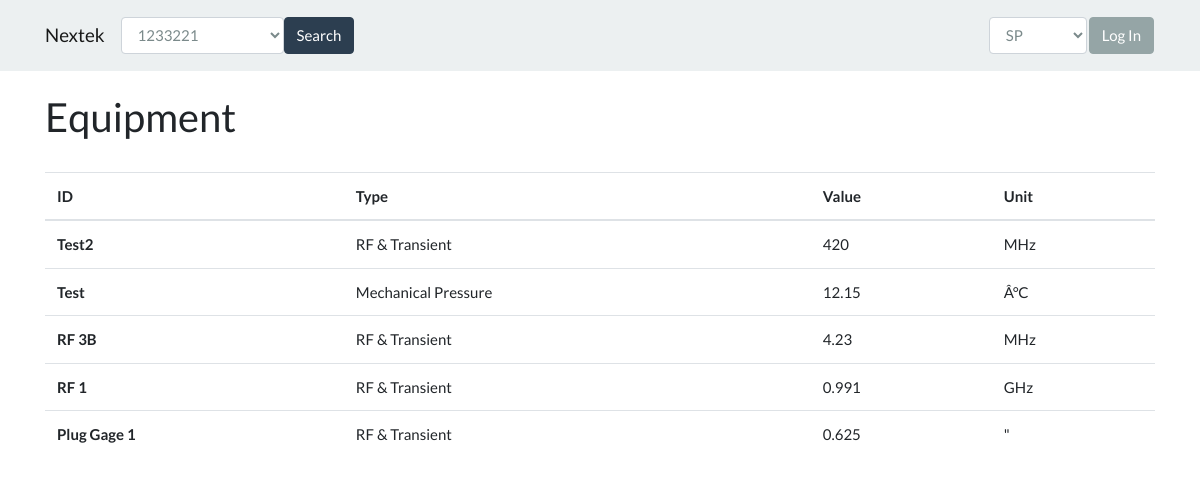
Page /equipment.php on the committed database.
### tables this page shows
CREATE TABLE `standardlist` (
  `std_id` int(11) NOT NULL,
  `std_name` varchar(255) NOT NULL,
  `std_type` int(11) NOT NULL,
  `std_value` double NOT NULL,
  `std_unit` int(11) NOT NULL
);

CREATE TABLE `standardtypelist` (
  `std_tid` int(11) NOT NULL,
  `std_type` varchar(255) NOT NULL,
  `std_desc` varchar(255) NOT NULL,
  `std_cal_cycle` int(11) NOT NULL,
  `std_loc` int(11) NOT NULL,
  `std_last_cal` date NOT NULL
);

CREATE TABLE `unitlist` (
  `unit_id` int(11) NOT NULL,
  `unit_name` text NOT NULL
);

### equipment.php (the view, shortened to what this page needs)
<!DOCTYPE html>
<html lang="en">
  <?php include("db_header.php"); ?>
  <head>
    <link rel="stylesheet" href="css/bootstrap.css" media="screen">
  </head>
  <body>
    <?php
      include("navbar.php");
    ?>
    <div class="container">
      <br>
      <h2>Equipment</h2>
      <br>
      <?php if($_SESSION["logged_in"] == true):
        $conn = new mysqli($servername, $username, $password, $dbname);
        $sql = "SELECT * FROM equipmentlist, typelist, locationlist WHERE equipmentlist.equip_location = locationlist.location_id AND equipmentlist.equip_type = typelist.type_id";
        $result = $conn->query($sql);
        mysqli_close($conn);
        if ($result->num_rows > 0) {
          echo "<table class='table table-hover'><thead><tr>
            <th scope=col>Serial Number</th>
            <th scope=col>Model Number</th>
            <th scope=col>Type</th>
            <th scope=col>Tolerance</th>
            <th scope=col>Location</th>
            <th scope=col>Pass/Fail</th>
            <th scope=col>Edit</th></tr></thead>";
          while ($row = $result->fetch_assoc()) {
            echo "<tr><th scope=row>" . $row["serial_number"] . "</th><td>" . $row["model_number"] . "</td><td>" . $row["type_name"] . "</td>
            <td>" . $row["type_tolerance"] * 100 . "%</td><td>" . $row["location_name"] . "</td><td>" . $row["equip_viscon"] . "</td>
            <td><a class='btn btn-outline-info btn-sm' href=\"edit_equipment.php?eid=" . $row['eid'] . "\">Edit</a></td></tr>";
          }
          echo "</table>";
        } else {
            echo "<h3>No standard data found.</h3><br><br>";
        } ?>
        <form method="post" action="add_equipment.php">
          <fieldset>
            <div class="row">
              <div class="col-lg-2">
                <div class="form-group">
                  <label class="col-form-label" for="serial_number">Serial Number</label>
                  <input type="text" class="form-control" name="serial_number" placeholder="Serial Number">
                </div>
              </div>
              <div class="col-lg-3">
                <div class="form-group">
                  <label class="col-form-label" for="model_number">Model Number</label>
                  <input type="text" class="form-control" name="model_number" placeholder="Model Number">
                </div>
              </div>
              <div class="col-lg-3">
                <div class="form-group">
                  <label class="col-form-label" for="equip_type">Type</label>
                  <select class="form-control" name="equip_type">
                    <?php
                      $conn = new mysqli($servername, $username, $password, $dbname);
                      $sql = "SELECT * from typelist";
                      $result = $conn->query($sql);
                      while ($row = $result->fetch_assoc()) {
                        echo "<option value=\"" . $row["type_id"] . "\">" . $row["type_name"] . "</option>";
                      }
                      mysqli_close($conn);
                    ?>
                  </select>
                </div>
              </div>
              <div class="col-lg-2">
                <div class="form-group">
                  <label class="col-form-label" for="equip_location">Location</label>
                  <select class="form-control" name="equip_location">
                    <?php
                      $conn = new mysqli($servername, $username, $password, $dbname);
                      $sql = "SELECT * from locationlist";
                      $result = $conn->query($sql);
                      while ($row = $result->fetch_assoc()) {
                        echo "<option value=\"" . $row["location_id"] . "\">" . $row["location_name"] . "</option>";
                      }
                      mysqli_close($conn);
                    ?>
                  </select>
                </div>
              </div>
              <div class="col-lg-2">
                <div class="form-group">
                  <label class="col-form-label" for="equip_viscon">Location</label>
                  <select class="form-control" name="equip_viscon">
                    <?php
                      $conn = new mysqli($servername, $username, $password, $dbname);
                      $sql = "SELECT * from conditionList";
                      $result = $conn->query($sql);
                      while ($row = $result->fetch_assoc()) {
                        echo "<option value=\"" . $row["cond_quality"] . "\">" . $row["cond_quality"] . "</option>";
                      }
                      mysqli_close($conn);
                    ?>
                  </select>
                </div>
              </div>
            </div>
            <button type="submit" class="btn btn-primary">Create Equipment</button>
          </fieldset>
        </form>
      <?php else:
        $conn = new mysqli($servername, $username, $password, $dbname);
        $sql = "SELECT * FROM standardlist, standardtypelist, unitlist WHERE standardlist.std_type = standardtypelist.std_tid AND standardlist.std_unit = unitlist.unit_id";
        $result = $conn->query($sql);
        if ($result->num_rows > 0) {
          echo "<table class='table table-hover'><thead><tr>
            <th scope=col>ID</th>
            <th scope=col>Type</th>
            <th scope=col>Value</th>
            <th scope=col>Unit</th></tr></thead>";
          while ($row = $result->fetch_assoc()) {
            echo "<tr><th scope=row>" . $row["std_name"] . "</th><td>" . $row["std_type"] . "</td><td>" . $row["std_value"] . "</td><td>"
            . $row["unit_name"] . "</td></tr>";
          }
          echo "</table>";
        } else {
            echo "<h3>No standard data found.</h3><br><br>";
        }
      ?>
      <?php endif ?>
    </div>
  </body>
</html>

### rows in the picture
standardlist: std_name "Test2", standardtypelist.std_type "RF & Transient", std_value "420", unitlist.unit_name "MHz"
standardlist: std_name "Test", standardtypelist.std_type "Mechanical Pressure", std_value "12.15", unitlist.unit_name "Â°C"
standardlist: std_name "RF 3B", standardtypelist.std_type "RF & Transient", std_value "4.23", unitlist.unit_name "MHz"
standardlist: std_name "RF 1", standardtypelist.std_type "RF & Transient", std_value "0.991", unitlist.unit_name "GHz"
standardlist: std_name "Plug Gage 1", standardtypelist.std_type "RF & Transient", std_value "0.625", unitlist.unit_name "\""

### other values in the picture
form field entry "1233221"
form field username "SP"
